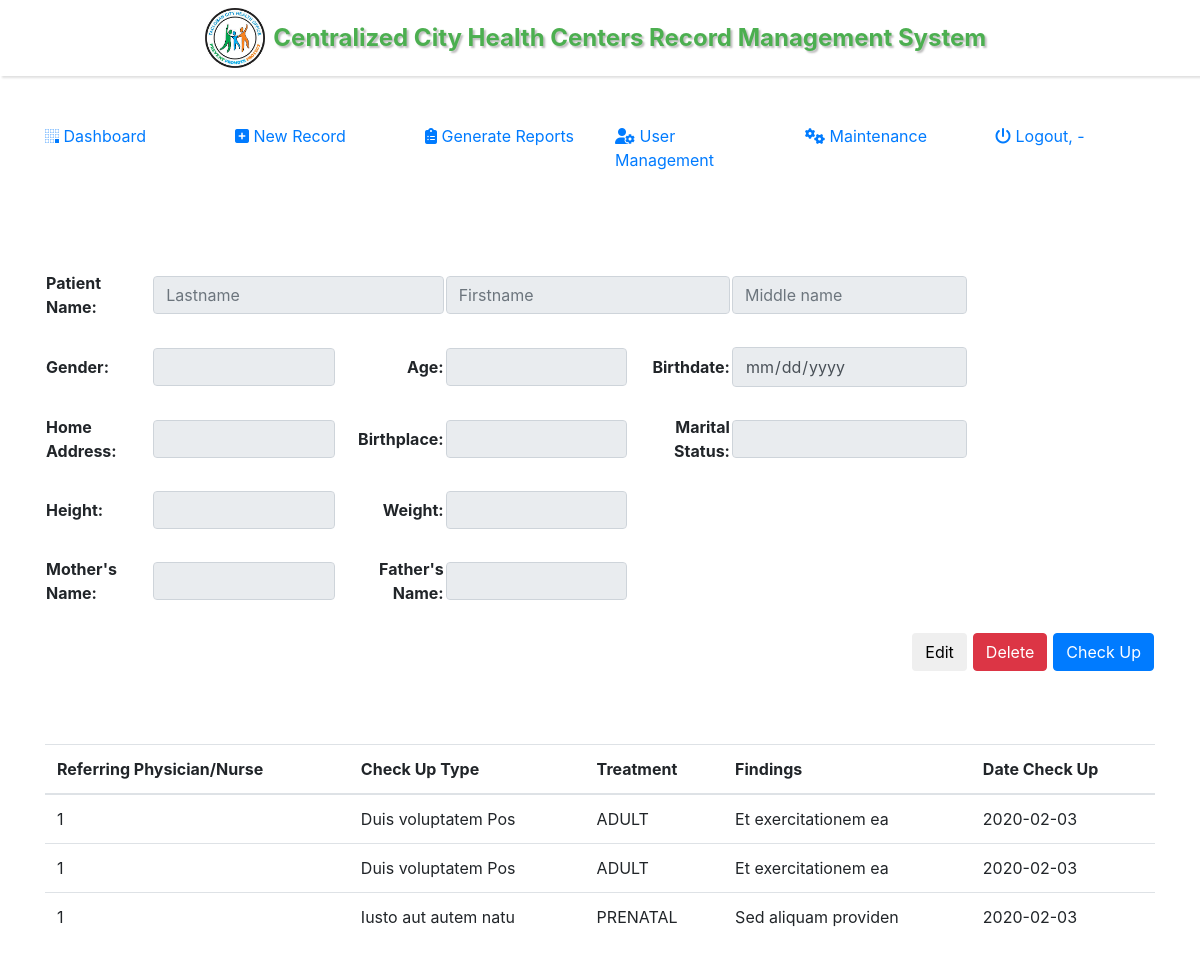
Page /patient.php?id=2 on the committed database.
### tables this page shows
CREATE TABLE `check_up_tbl` (
  `id` int(11) NOT NULL,
  `patient_id` int(11) NOT NULL,
  `referringPhysicianOrNurse` int(11) NOT NULL,
  `treatment` varchar(120) NOT NULL,
  `check_up_type` varchar(120) NOT NULL,
  `findings` varchar(120) NOT NULL,
  `dateCheckUp` date NOT NULL DEFAULT current_timestamp()
);

### patient.php (the view, shortened to what this page needs)
<?php
include './/db/db.php';
  ?>
  <!DOCTYPE html>
  <html lang="en" dir="ltr">
    <head>
      <?php include 'screens/includes/head.php'; ?>
    </head>
    <body>
      <?php
        if (isset($_GET['id'])) {
          $id = $_GET['id'];
          ?>
          <div class="row">
            <?php include 'screens/includes/header.php'; ?>
          </div>
          <br>
          <br>
          <div class="container">
              <?php include 'screens/includes/nav.php'; ?>
            <br>
            <br>
            <br>
            <?php
              if ($branch_id !== 7) {
                $sql = $con->query("SELECT * FROM patient_info_tbl WHERE id = '$id' AND branch_id = '$branch_id'");
                $fetch = $sql->fetch_assoc();
              }else{
                $sql = $con->query("SELECT * FROM patient_info_tbl WHERE id = '$id'");
                $fetch = $sql->fetch_assoc();
              }
            ?>
            <div class="row">
              <div class="col-md-12">
                <table>
                  <tr>
                    <td rowspan="1"><br></td>
                  </tr>
                  <tr>
                    <th>Patient Name:</th>
                    <td colspan="2">
                      <input type="text" class="form-control" placeholder="Lastname" id="lname" disabled value="<?= $fetch['lname'] ?>">
                    </td>
                    <td colspan="2">
                      <input type="text" class="form-control" placeholder="Firstname" id="fname" disabled value="<?= $fetch['fname'] ?>">
                    </td>
                    <td>
                      <input type="text" class="form-control" placeholder="Middle name" id="mname" disabled value="<?= $fetch['mname'] ?>">
                    </td>
                  </tr>
                  <tr>
                    <td rowspan="1"><br></td>
                  </tr>
                  <tr>
                    <th>Gender:</th>
                    <td>
                      <input type="text" class="form-control" id="gender" disabled value="<?= $fetch['gender'] ?>">
                    </td>
                    <th style="text-align: right">Age:</th>
                    <td>
                      <input type="number" class="form-control" id="age" disabled value="<?= $fetch['age'] ?>">
                    </td>
                    <th style="text-align: right">Birthdate:</th>
                    <td>
                      <input type="date" class="form-control" id="bdate" disabled value="<?= $fetch['bday'] ?>">
                    </td>
                  </tr>
                  <tr>
                    <td rowspan="1"><br></td>
                  </tr>
                  <tr>
                    <th>Home Address:</th>
                    <td>
                      <input type="text" class="form-control" id="homeAddress" disabled value="<?= $fetch['address'] ?>">
                    </td>
                    <th style="text-align: right">Birthplace:</th>
                    <td>
                      <input type="text" class="form-control" id="bplace" disabled value="<?= $fetch['bplace'] ?>">
                    </td>
                    <th style="text-align: right">Marital Status:</th>
                    <td>
                      <input type="text" class="form-control" id="maritalStatus" disabled value="<?= $fetch['marital_status'] ?>">
                    </td>
                  </tr>
                  <tr>
                    <td rowspan="1"><br></td>
                  </tr>
                  <tr>
                    <th>Height:</th>
                    <td>
                      <input type="text" class="form-control" id="height" disabled value="<?= $fetch['height'] ?>">
                    </td>
                    <th style="text-align: right">Weight:</th>
                    <td>
                      <input type="text" class="form-control" id="weight" disabled value="<?= $fetch['weight'] ?>">
                    </td>
                  </tr>
                  <tr>
                    <td rowspan="1"><br></td>
                  </tr>
                  <tr>
                    <th>Mother's Name:</th>
                    <td>
                      <input type="text" class="form-control" id="motherName" disabled value="<?= $fetch['mothers_name'] ?>">
                    </td>
                    <th style="text-align: right">Father's Name:</th>
                    <td>
                      <input type="text" class="form-control" id="fatherName" disabled value="<?= $fetch['fathers_name'] ?>">
                    </td>
                  </tr>
                  <tr>
                    <td rowspan="1"><br></td>
                  </tr>
                  <tr>
                    <th colspan="6" style="text-align: right">
                      <button type="button" name="button" class="btn btn-default" id="btn-editRecord">Edit</button>
                    </th>
                    <th></th>
                    <th></th>
                    <th>
                      <button type="button" name="button" class="btn btn-danger" id="btn-deleteRecord" onclick="return confirm('Are you sure?')">Delete</button>
                    </th>
                    <th></th>
                    <th></th>
                    <th>
                      <button type="button" name="button" class="btn btn-primary" id="btn-checkUp" data-toggle="modal" data-target="#myModal">Check Up</button>
                    </th>
                  </tr>
                </table>
              </div>
            </div>
            <div class="row">
              <div class="col-md-12">
                <br>
                <br>
                <br>
                <table class="table">
                  <thead>
                    <tr>
                      <th>Referring Physician/Nurse</th>
                      <th>Check Up Type</th>
                      <th>Treatment</th>
                      <th>Findings</th>
                      <th>Date Check Up</th>
                    </tr>
                  </thead>
                  <tbody>
                    <?php
                      $records = $con->query("SELECT * FROM check_up_tbl WHERE patient_id = '$id' ORDER BY dateCheckUp DESC");
                      while($res = mysqli_fetch_array($records)){
                        ?>
                          <tr>
                            <td><?= $res['referringPhysicianOrNurse'] ?></td>
                            <td><?= $res['check_up_type'] ?></td>
                            <td><?= $res['treatment'] ?></td>
                            <td><?= $res['findings'] ?></td>
                            <td><?= $res['dateCheckUp'] ?></td>
                          </tr>
                        <?php
                      }
                    ?>
                  </tbody>
                </table>
              </div>
            </div>
          </div>
          <?php
          }
      ?>
    </body>
  </html>

### screens/includes/head.php (shortened to what this page needs)
<link rel="stylesheet" href="https://maxcdn.bootstrapcdn.com/bootstrap/4.0.0/css/bootstrap.min.css">
<link rel="stylesheet" href=".//config/css/style.css">
<link rel="stylesheet" type="text/css" href="https://cdn.datatables.net/1.10.20/css/jquery.dataTables.css">

### screens/includes/header.php
<div class="col-md-12">
  <div id="header-container">
    <div class="row">
      <div class="col-md-2">
      </div>
      <div class="col-md-8">
        <div class="row">
          <div class="col-md-1 text-right">
            <img src=".//img/download.jpeg" id="home-site-logo">
          </div>
          <div class="col-md-11">
            <h1>Centralized City Health Centers Record Management System</h1>
          </div>
        </div>
      </div>
    </div>
  </div>
</div>

### screens/includes/nav.php (shortened to what this page needs)
<div class="row">
  <div class="col-md-12">
    <div class="row">
      <div class="col-md-2">
        <a href="index.php"> <i class="fab fa-buromobelexperte"></i>&nbsp;Dashboard</a>
      </div>
      <div class="col-md-2">
        <a href="#" id="transaction"> <i class="fas fa-plus-square"></i>&nbsp;New Record</a>
      </div>
      <div class="col-md-2">
        <a href="#" id="reports"> <i class="fas fa-clipboard-list"></i>&nbsp;Generate Reports</a>
      </div>
      <div class="col-md-2">
        <a href="#" id="userManagement"> <i class="fas fa-user-cog"></i>&nbsp;User Management</a>
      </div>
      <div class="col-md-2">
        <a href="#" id="maintenance"> <i class="fas fa-cogs"></i>&nbsp;Maintenance</a>
      </div>
      <div class="col-md-2">
        <a href=".//db/logout.php" id="logout"> <i class="fas fa-power-off"></i>&nbsp;Logout, <?= $_SESSION['user'] ?> -
          <?php
            $branch_id = $_SESSION["branch"];
          ?>
        </a>
      </div>
    </div>
  </div>
</div>

### config/css/style.css (style rules this page uses)
#header-container { background: #fff; width: 100vw; -webkit-box-shadow: 2px 2px 2px #E0E0E0; box-shadow: 2px 2px 2px #E0E0E0; }
#header-container img { width: 5vw; padding-top: 1vh; padding-bottom: 1vh; }
#header-container h1 { padding-top: 3vh; color: #4CAF50; font-weight: bold; font-size: 2vw; text-shadow: 2px 2px 2px #BDBDBD; }

### rows in the picture
check_up_tbl: referringPhysicianOrNurse "1", check_up_type "Duis voluptatem Pos", treatment "ADULT", findings "Et exercitationem ea", dateCheckUp "2020-02-03"
check_up_tbl: referringPhysicianOrNurse "1", check_up_type "Duis voluptatem Pos", treatment "ADULT", findings "Et exercitationem ea", dateCheckUp "2020-02-03"
check_up_tbl: referringPhysicianOrNurse "1", check_up_type "Iusto aut autem natu", treatment "PRENATAL", findings "Sed aliquam providen", dateCheckUp "2020-02-03"
